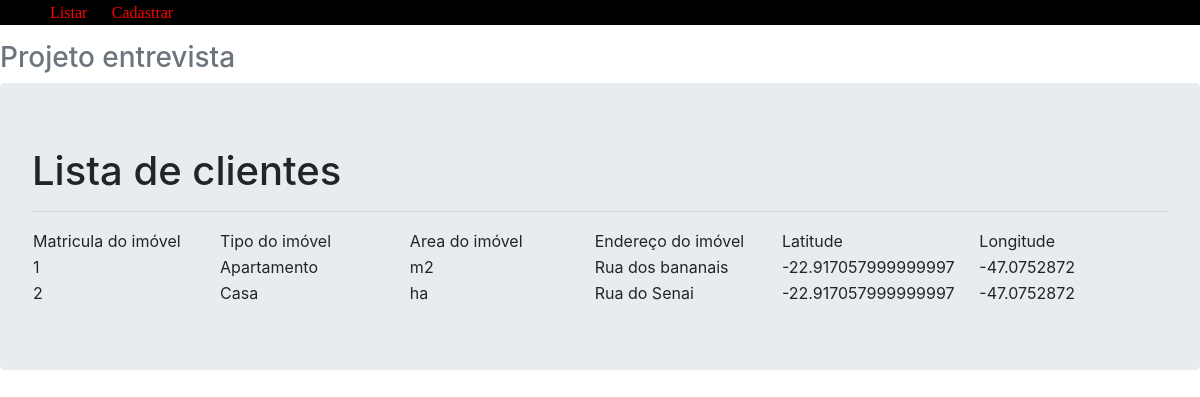
The page /listar on the database as committed earlier.
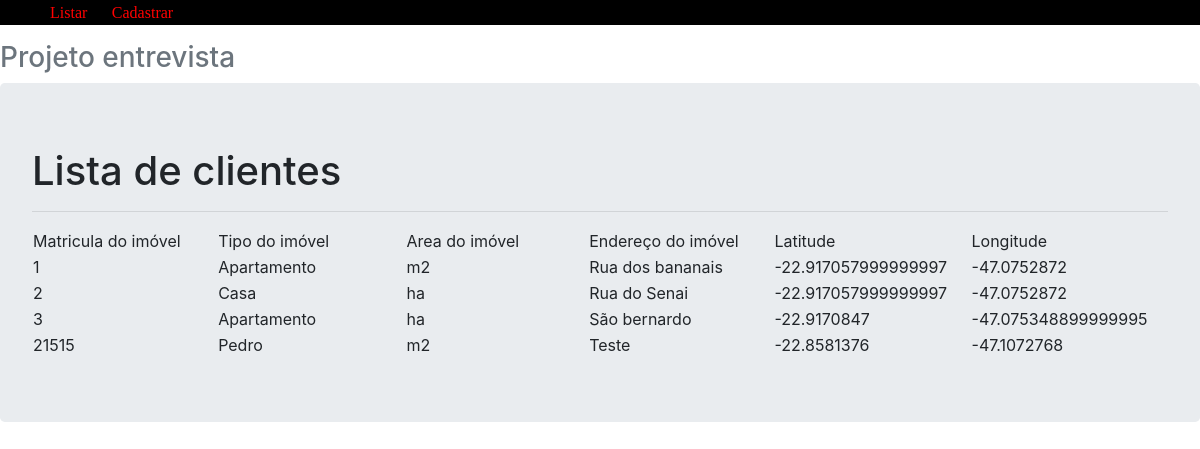
The same page on the database as committed later.
### app/models/tables.py (models this page shows)
class Imovel(db.Model):
    __tablename__ = "imovel"
    matricula = db.Column(db.Integer, primary_key=True)
    tipoImovel = db.Column(db.String)
    areaImovel = db.Column(db.String)
    enderecoUser = db.Column(db.String)
    latUser = db.Column(db.String)
    longUser = db.Column(db.String)

### app/controllers/default.py (the view)
@app.route("/listar/")
@app.route("/listar", methods=["GET", "POST"])
def listar():
    imoveis = Imovel.query.all()
    return render_template("listar.html", imoveis=imoveis)

### app/templates/listar.html
{% extends 'base.html' %}
{% block content %}
<div class="jumbotron">
    <h1>Lista de clientes</h1>
    <hr>
    <table>
        <tr>
            <td width="200">Matricula do imóvel</td>
            <td width="200">Tipo do imóvel</td>
            <td width="200">Area do imóvel</td>
            <td width="200">Endereço do imóvel</td>
            <td width="200">Latitude</td>
            <td width="200">Longitude</td>
        </tr>
        {% for imovel in imoveis %}
        <tr>
            <td width="101">{{ imovel.matricula}}</td>
            <td width="130">{{ imovel.tipoImovel }}</td>
            <td width="130">{{ imovel.areaImovel }}</td>
            <td width="130">{{ imovel.enderecoUser }}</td>
            <td width="130">{{ imovel.latUser }}</td>
            <td width="130">{{ imovel.longUser }}</td>
        </tr>
        {%endfor%}
    </table>
</div>
{% endblock %}  }

### app/templates/base.html (shortened to what this page needs)
<!DOCTYPE html>
<html lang="pt-br">
<head>
    <link rel="stylesheet" type="text/css" href="static/css/menu.css ">
    <link href="{{ url_for('static' , filename='css/bootstrap.min.css') }}" rel="stylesheet">
</head>
<body>
<div id="menu">
    <ul class="ul">
        <li><a href="/listar">Listar</a></li>
        <li><a href="/cadastro">Cadastrar</a></li>
    </ul>
    <h3 class="text-muted">Projeto entrevista</h3>
</div>
{% block content %}
{% endblock %}
</body>
</html>

### app/static/css/menu.css (style rules this page uses)
#menu ul { background-color: #000000; }
#menu ul li { padding: 2px 10px; display: inline; }
#menu ul li a { color: red; font-family: cursive; }

Rows that differ between the two databases and show on the page:
added Imovel: matricula "3", tipoImovel "Apartamento", areaImovel "ha", enderecoUser "São bernardo", latUser "-22.9170847", longUser "-47.075348899999995"
added Imovel: matricula "21515", tipoImovel "Pedro", areaImovel "m2", enderecoUser "Teste", latUser "-22.8581376", longUser "-47.1072768"
